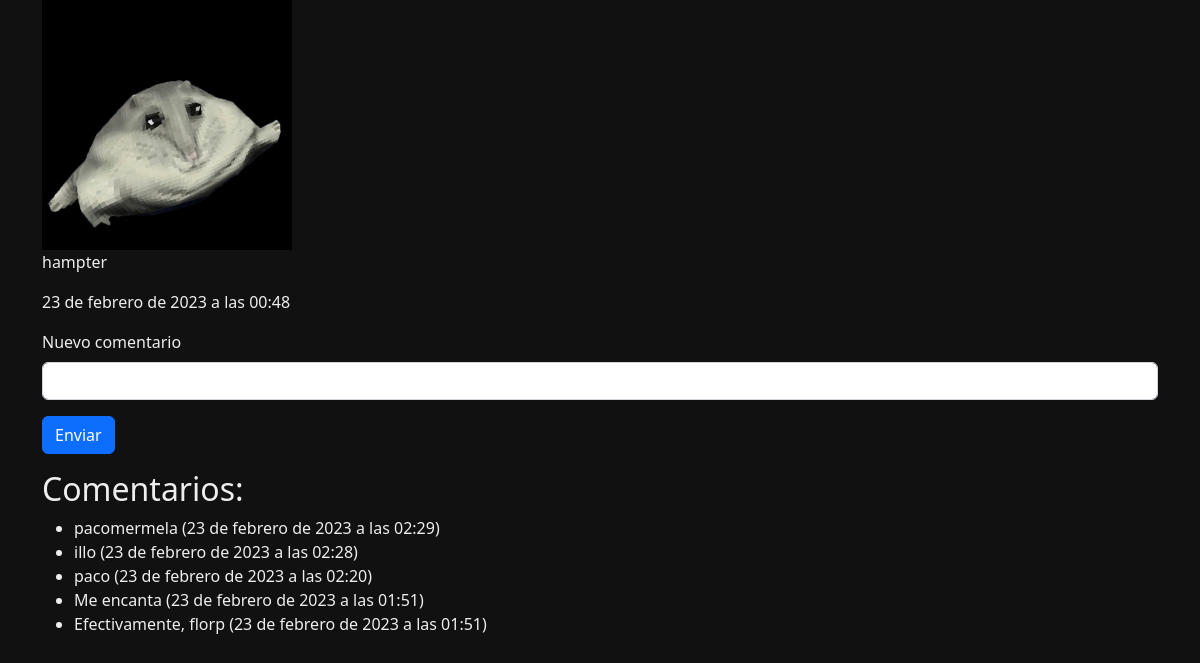
The page /instagram/1/detail/ on the database its author committed.
### instagram/models.py (models this page shows, shortened)
class Post(models.Model):
    picture = models.ImageField(upload_to='posts')
    description = models.CharField(max_length=255)
    date = models.DateTimeField('date published')

class Comment(models.Model):
    post = models.ForeignKey(Post, related_name='comments', on_delete=models.CASCADE)
    text = models.CharField(max_length=255)
    date = models.DateTimeField('date commented')

### instagram/views.py (the view)
# urls.py: path('<int:post_id>/detail/', views.detail, name='detail'),
def detail(request, post_id):
    post = get_object_or_404(Post, pk=post_id)
    text = request.POST.get('comment', False)
    if text:
        comment = Comment(post=Post.objects.get(pk=post_id),text=text,date=timezone.now())
        comment.save()
        return HttpResponseRedirect(reverse('instagram:detail', args=(post.id,)))
    return render(request, 'instagram/detail.html', {'post': post})

### instagram/templates/instagram/detail.html (shortened to what this page needs)
{% extends 'instagram/base.html' %}
{% block content %}
<img src="{{ post.picture.url }}" width="250" height="250" alt="Post Image">
<p>{{ post.description }}</p>
<p>{{ post.date }}</p>
<form action="{% url 'instagram:detail' post.id %}" method="post">
    <div class="mb-3">
        <label for="" class="form-label">Nuevo comentario</label>
        <input type="text" class="form-control" name="comment" id="" aria-describedby="helpId" placeholder="">
        <button type="submit" class="btn btn-primary mt-3">Enviar</button>
    </div>
</form>
<h2>Comentarios:</h2>
<ul>
{% for comment in post.comments.all|dictsortreversed:"date" %}
    <li>{{ comment.text }} ({{ comment.date }})</li>
{% endfor %}
</ul>
{% endblock content %}

### instagram/templates/instagram/base.html (shortened to what this page needs)
{% load static %}
<!doctype html>
<html lang="es">
<head>
    <link href="https://cdn.jsdelivr.net/npm/bootstrap@5.2.1/dist/css/bootstrap.min.css" rel="stylesheet"
>
    <link href="{% static 'instagram/style.css' %}" rel="stylesheet">
</head>
<body>
    <main>
        <div class="container">
            {% block content %}{% endblock content %}
        </div>
    </main>
</body>
</html>

### instagram/static/instagram/style.css (style rules this page uses)
body { background-color: #111; }
* { color: #eee; }

### rows shown on the page
Post: picture (picture), description "hampter", date "23 de febrero de 2023 a las 00:48"
Comment: text "pacomermela", date "23 de febrero de 2023 a las 02:29"
Comment: text "illo", date "23 de febrero de 2023 a las 02:28"
Comment: text "paco", date "23 de febrero de 2023 a las 02:20"
Comment: text "Me encanta", date "23 de febrero de 2023 a las 01:51"
Comment: text "Efectivamente, florp", date "23 de febrero de 2023 a las 01:51"
